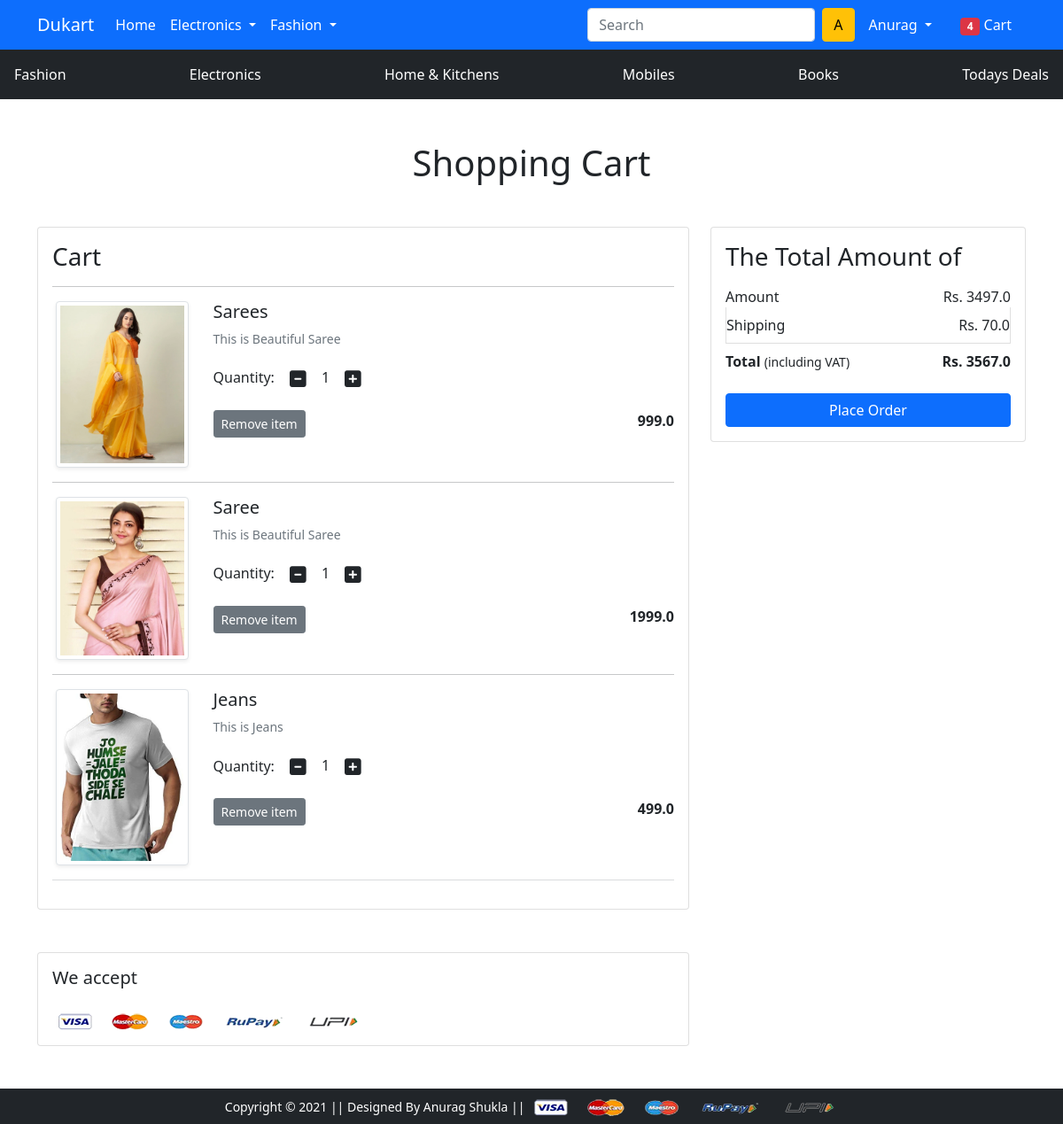
The app's page /cart/ (signed in) with its own data.
### app/models.py (models this page shows, shortened)
class Cart(models.Model):
    user = models.ForeignKey(User, on_delete=models.CASCADE)
    product = models.ForeignKey(Product, on_delete=models.CASCADE)
    quantity = models.PositiveIntegerField(default=1)

class Product(models.Model):
    title = models.CharField(max_length=100)
    selling_price= models.FloatField()
    discounted_price= models.FloatField()
    description = models.TextField()
    brand = models.CharField(max_length=100)
    category = models.CharField(choices=CATEGORY_CHOICES,max_length=2)
    product_image = models.ImageField(upload_to='productimg')

### app/views.py (the view)
# urls.py: path('cart/', views.show_cart, name='showcart'),
@login_required
def show_cart(request):
 if request.user.is_authenticated:
  user = request.user
  cart = Cart.objects.filter(user=user)
  shipping_amount = 70.0
  totalamount = 0.0
  amount = 0
  cart_product = [p for p in Cart.objects.all() if p.user == user]
  if cart_product:
   for p in cart_product:
    tempamount = (p.quantity * p.product.discounted_price)
    amount += tempamount
    totalamount = amount + shipping_amount
  return render(request, 'app/addtocart.html',{'carts':cart,'totalamount':totalamount,'amount':amount})
 else:
  return render(request, 'app/emptycart.html')

### app/templates/app/addtocart.html (shortened to what this page needs)
{% extends 'app/base.html' %}
{% load static %}
{% block main-content %}
<div class="container my-5">
 <div class="row">
  <h1 class="text-center mb-5">Shopping Cart</h1>
  <div class="col-sm-8">
  <div class="card">
   <div class="card-body">
    <h3>Cart</h3>
    {% for cart in carts %}
    <hr>
    <div class="row">
     <div class="col-sm-3 text-center align-self-center"><img src="{{cart.product.product_image.url}}" alt="" srcset="" class="img-fluid img-thumbnail shadow-sm" height="150" width="150"> </div>
     <div class="col-sm-9">
      <div>
       <h5>{{cart.product.title}}</h5>
       <p class="mb-2 text-muted small">{{cart.product.description}}</p>
       <div class="my-3">
        <label for="quantity">Quantity:</label>
        <a class="minus-cart btn" pid={{cart.product.id}}><i class="fas fa-minus-square fa-lg"></i></a>
          <span id="quantity">{{cart.quantity}}</span>
        <a class="plus-cart btn" pid={{cart.product.id}}><i class="fas fa-plus-square fa-lg"></i></a>
       </div>
       <div class="d-flex justify-content-between">
        <a href="#" class="btn btn-sm btn-secondary mr-3 remove-cart" pid={{cart.product.id}}>Remove item </a>
        <p class="mb-0"><span><strong>{{cart.product.discounted_price}}</strong></span></p>
       </div>
      </div>
     </div>
    </div>
    {% endfor %}
    <hr class="text-muted">
   </div>
   </div>
  </div>
  <div class="col-sm-4">
   <div class="card">
    <div class="card-body">
      <h3>The Total Amount of</h3>
      <ul class="list-group">
       <li class="list-group-item d-flex justify-content-between align-items-center border-0 px-0 pb-0">Amount<span>Rs. <span id="amount">{{amount}}</span></span></li>
       <li class="list-group-item d-flex justify-content-between align-items-center px-0">Shipping<span>Rs. 70.0</span></li>
       <li class="list-group-item d-flex justify-content-between align-items-center border-0 px-0 mb-3">
        <div>
           <strong>Total</strong> <small>(including VAT)</small>
         </div>
         <span><strong>Rs. <strong id="totalamount">{{totalamount}}</strong></strong></span>
       </li>
      </ul>
      <div class="d-grid"><a href="{% url 'checkout' %}" class="btn btn-primary">Place Order</a></div>
    </div>
   </div>
  </div>
 </div>
</div>
<div class="container">
 <div class="row">
  <div class="col-sm-8">
   <div class="card">
    <div class="card-body">
      <h5 class="mb-4">We accept</h5>
      <img src="{% static 'app/images/payment.png' %}" alt="" class="img-fluid">
    </div>
  </div>
  </div>
 </div>
</div>
{% endblock main-content %}

### app/templates/app/base.html (shortened to what this page needs)
<!doctype html>
{% load static %}
<html lang="en">
  <head>
    <link href="https://cdn.jsdelivr.net/npm/bootstrap@5.0.1/dist/css/bootstrap.min.css" rel="stylesheet">
    <link rel="stylesheet" href="{% static 'app/css/owl.carousel.min.css' %}">
    <link rel="stylesheet" href="{% static 'app/css/all.min.css' %}">
    <link rel="stylesheet" href="{% static 'app/css/style.css' %}">
  </head>
  <body>
    <nav class="navbar navbar-expand-lg navbar-dark bg-primary">
     <div class="container">
       <a class="navbar-brand" href="/">Dukart</a>
       <div class="collapse navbar-collapse" id="navbarSupportedContent">
         <ul class="navbar-nav me-auto mb-2 mb-lg-0">
           <li class="nav-item">
             <a class="nav-link active" aria-current="page" href="/">Home</a>
           </li>
           <li class="nav-item dropdown">
             <a class="nav-link dropdown-toggle text-white" href="#" id="electronicsDropdown" role="button" data-bs-toggle="dropdown" aria-expanded="false">
               Electronics
             </a>
           </li>
           <li class="nav-item dropdown">
             <a class="nav-link dropdown-toggle text-white" href="#" id="fashionDropdown" role="button" data-bs-toggle="dropdown" aria-expanded="false">
               Fashion
             </a>
           </li>
         </ul>
         <form class="d-flex">
           <input class="form-control me-2" type="search" placeholder="Search" aria-label="Search">
           <button class="btn btn-warning" type="submit">{{request.user.username.0|capfirst}}</button>
         </form>
         <div>
          <ul class="navbar-nav me-auto mb-2 mb-lg-0">
            {% if request.user.is_authenticated %}
           <li class="nav-item dropdown mx-2">
              <a class="nav-link dropdown-toggle text-white" href="#" id="profileDropdown" role="button" data-bs-toggle="dropdown" aria-expanded="false">
                {{request.user.username|capfirst}}
              </a>
            </li>
            <li class="nav-item mx-2">
             <a href="{% url 'showcart' %}" class="nav-link text-white"><span class="badge bg-danger">4</span> Cart </a>
            </li>
            {% endif %}
          </ul>
         </div>
       </div>
     </div>
    </nav>
    <nav class="navbar navbar-dark bg-dark">
      <a href="#" class="nav-link text-white">Fashion</a>
      <a href="#" class="nav-link text-white">Electronics</a>
      <a href="#" class="nav-link text-white">Home & Kitchens</a>
      <a href="#" class="nav-link text-white">Mobiles</a>
      <a href="#" class="nav-link text-white">Books</a>
      <a href="#" class="nav-link text-white">Todays Deals</a>
    </nav>
    {% block main-content %} {% endblock main-content %}
    <footer class="container-fluid bg-dark text-center p-2 mt-5">
        <small class="text-white">Copyright &copy; 2021 || Designed By Anurag Shukla || </small>
        <img src="{% static 'app/images/payment.png' %}" alt="" srcset="" class="img-fluid" height="2px">
    </footer>
  </body>
</html>

### records on screen
Cart: product.product_image (picture), product "Sarees", product.description "This is Beautiful Saree", quantity "1", product.discounted_price "999.0"
Cart: product.product_image (picture), product "Saree", product.description "This is Beautiful Saree", quantity "1", product.discounted_price "1999.0"
Cart: product.product_image (picture), product "Jeans", product.description "This is Jeans", quantity "1", product.discounted_price "499.0"

### other values on screen
{{ request.user.username.0|capfirst }} "A"
{{ request.user.username|capfirst }} "Anurag"
{{ amount }} "3497.0"
{{ totalamount }} "3567.0"
